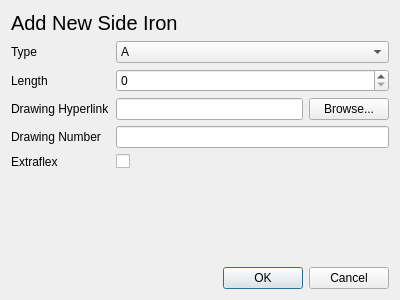
<?xml version="1.0" encoding="UTF-8"?>
<ui version="4.0">
 <class>AddSideIronWindow</class>
 <widget class="QDialog" name="AddSideIronWindow">
  <property name="geometry">
   <rect>
    <x>0</x>
    <y>0</y>
    <width>400</width>
    <height>300</height>
   </rect>
  </property>
  <property name="windowTitle">
   <string>Add Side Iron</string>
  </property>
  <layout class="QVBoxLayout" name="addSideIronVerticalLayout">
   <item>
    <widget class="QLabel" name="sideIronTitleLabel">
     <property name="sizePolicy">
      <sizepolicy hsizetype="Preferred" vsizetype="Fixed">
       <horstretch>0</horstretch>
       <verstretch>0</verstretch>
      </sizepolicy>
     </property>
     <property name="font">
      <font>
       <pointsize>15</pointsize>
      </font>
     </property>
     <property name="text">
      <string>Add New Side Iron</string>
     </property>
    </widget>
   </item>
   <item>
    <layout class="QFormLayout" name="addSideIronFormLayout">
     <item row="0" column="0">
      <widget class="QLabel" name="typeLabel">
       <property name="text">
        <string>Type</string>
       </property>
      </widget>
     </item>
     <item row="0" column="1">
      <widget class="QComboBox" name="typeInput">
       <item>
        <property name="text">
         <string>A</string>
        </property>
       </item>
       <item>
        <property name="text">
         <string>B</string>
        </property>
       </item>
       <item>
        <property name="text">
         <string>C</string>
        </property>
       </item>
       <item>
        <property name="text">
         <string>D</string>
        </property>
       </item>
       <item>
        <property name="text">
         <string>E</string>
        </property>
       </item>
      </widget>
     </item>
     <item row="1" column="0">
      <widget class="QLabel" name="lengthLabel">
       <property name="text">
        <string>Length</string>
       </property>
      </widget>
     </item>
     <item row="1" column="1">
      <widget class="QSpinBox" name="lengthInput">
       <property name="maximum">
        <number>65535</number>
       </property>
      </widget>
     </item>
     <item row="2" column="0">
      <widget class="QLabel" name="drawingHyperlinkLabel">
       <property name="text">
        <string>Drawing Hyperlink</string>
       </property>
      </widget>
     </item>
     <item row="2" column="1">
      <layout class="QHBoxLayout" name="drawingHyperlinkHorizontalLayout">
       <item>
        <widget class="QLineEdit" name="drawingHyperlinkDisplay">
         <property name="readOnly">
          <bool>true</bool>
         </property>
        </widget>
       </item>
       <item>
        <widget class="QPushButton" name="openDrawingHyperlinkButton">
         <property name="text">
          <string>Browse...</string>
         </property>
        </widget>
       </item>
      </layout>
     </item>
     <item row="3" column="0">
      <widget class="QLabel" name="drawingNumberLabel">
       <property name="text">
        <string>Drawing Number</string>
       </property>
      </widget>
     </item>
     <item row="3" column="1">
      <widget class="QLineEdit" name="drawingNumberDisplay">
       <property name="readOnly">
        <bool>true</bool>
       </property>
       <property name="clearButtonEnabled">
        <bool>false</bool>
       </property>
      </widget>
     </item>
     <item row="4" column="1">
      <widget class="QCheckBox" name="extraflexCheckbox">
       <property name="text">
        <string/>
       </property>
      </widget>
     </item>
     <item row="4" column="0">
      <widget class="QLabel" name="label">
       <property name="text">
        <string>Extraflex</string>
       </property>
      </widget>
     </item>
    </layout>
   </item>
   <item>
    <widget class="QDialogButtonBox" name="acceptButtons">
     <property name="orientation">
      <enum>Qt::Orientation::Horizontal</enum>
     </property>
     <property name="standardButtons">
      <set>QDialogButtonBox::StandardButton::Cancel|QDialogButtonBox::StandardButton::Ok</set>
     </property>
    </widget>
   </item>
  </layout>
 </widget>
 <resources/>
 <connections>
  <connection>
   <sender>acceptButtons</sender>
   <signal>accepted()</signal>
   <receiver>AddSideIronWindow</receiver>
   <slot>accept()</slot>
   <hints>
    <hint type="sourcelabel">
     <x>248</x>
     <y>254</y>
    </hint>
    <hint type="destinationlabel">
     <x>157</x>
     <y>274</y>
    </hint>
   </hints>
  </connection>
  <connection>
   <sender>acceptButtons</sender>
   <signal>rejected()</signal>
   <receiver>AddSideIronWindow</receiver>
   <slot>reject()</slot>
   <hints>
    <hint type="sourcelabel">
     <x>316</x>
     <y>260</y>
    </hint>
    <hint type="destinationlabel">
     <x>286</x>
     <y>274</y>
    </hint>
   </hints>
  </connection>
 </connections>
</ui>
